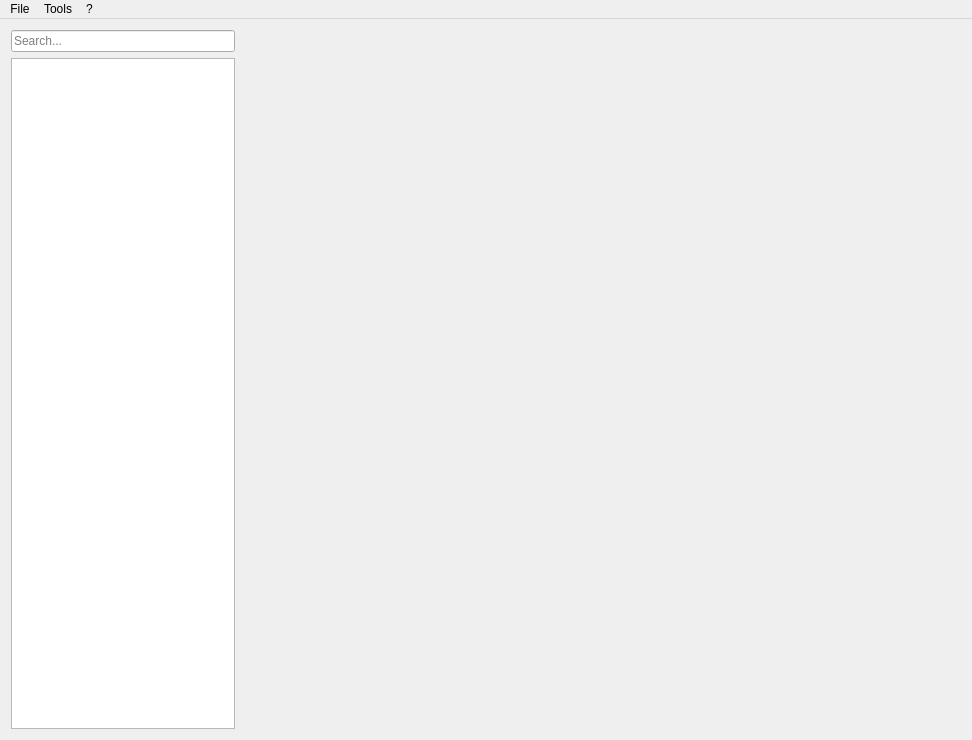
<?xml version="1.0" encoding="UTF-8"?>
<ui version="4.0">
 <class>MainWindow</class>
 <widget class="QMainWindow" name="MainWindow">
  <property name="geometry">
   <rect>
    <x>0</x>
    <y>0</y>
    <width>972</width>
    <height>740</height>
   </rect>
  </property>
  <property name="minimumSize">
   <size>
    <width>500</width>
    <height>300</height>
   </size>
  </property>
  <property name="acceptDrops">
   <bool>false</bool>
  </property>
  <property name="windowTitle">
   <string>OnexExplorer [Beta]</string>
  </property>
  <property name="windowIcon">
   <iconset resource="../resources.qrc">
    <normaloff>:/resources/oxe_icon_trans.ico</normaloff>
    <normalon>:/resources/oxe_icon_trans.ico</normalon>:/resources/oxe_icon_trans.ico</iconset>
  </property>
  <widget class="QWidget" name="centralWidget">
   <layout class="QGridLayout" name="mainLayout">
    <item row="0" column="0">
     <widget class="QLineEdit" name="filterInput">
      <property name="maximumSize">
       <size>
        <width>224</width>
        <height>16777215</height>
       </size>
      </property>
      <property name="placeholderText">
       <string>Search...</string>
      </property>
     </widget>
    </item>
    <item row="0" column="1" rowspan="2">
     <widget class="QWidget" name="previewContainer" native="true">
      <layout class="QGridLayout" name="previewLayout">
       <item row="0" column="0">
        <widget class="QWidget" name="previewWidget" native="true"/>
       </item>
       <item row="0" column="1">
        <widget class="QWidget" name="infoWidget" native="true"/>
       </item>
      </layout>
     </widget>
    </item>
    <item row="1" column="0">
     <widget class="QTreeWidget" name="treeWidget">
      <property name="sizePolicy">
       <sizepolicy hsizetype="Fixed" vsizetype="Expanding">
        <horstretch>0</horstretch>
        <verstretch>0</verstretch>
       </sizepolicy>
      </property>
      <property name="maximumSize">
       <size>
        <width>224</width>
        <height>16777215</height>
       </size>
      </property>
      <property name="selectionMode">
       <enum>QAbstractItemView::ExtendedSelection</enum>
      </property>
      <property name="expandsOnDoubleClick">
       <bool>true</bool>
      </property>
      <attribute name="headerVisible">
       <bool>false</bool>
      </attribute>
      <column>
       <property name="text">
        <string notr="true">1</string>
       </property>
      </column>
     </widget>
    </item>
   </layout>
  </widget>
  <widget class="QMenuBar" name="menuBar">
   <property name="geometry">
    <rect>
     <x>0</x>
     <y>0</y>
     <width>972</width>
     <height>30</height>
    </rect>
   </property>
   <widget class="QMenu" name="menuFile">
    <property name="title">
     <string>File</string>
    </property>
    <addaction name="actionOpen"/>
    <addaction name="actionSave_as"/>
    <addaction name="separator"/>
    <addaction name="actionClose_selected"/>
    <addaction name="actionClose_all"/>
    <addaction name="separator"/>
    <addaction name="actionExit"/>
   </widget>
   <widget class="QMenu" name="menu">
    <property name="tearOffEnabled">
     <bool>false</bool>
    </property>
    <property name="title">
     <string>?</string>
    </property>
    <addaction name="actionHelp"/>
    <addaction name="separator"/>
    <addaction name="actionAbout"/>
   </widget>
   <widget class="QMenu" name="menuTools">
    <property name="title">
     <string>Tools</string>
    </property>
    <addaction name="actionExport_as_NOS"/>
    <addaction name="actionExport"/>
    <addaction name="actionExport_to_raw"/>
    <addaction name="actionReplace"/>
    <addaction name="actionReplace_with_raw"/>
    <addaction name="separator"/>
    <addaction name="actionOptions"/>
   </widget>
   <addaction name="menuFile"/>
   <addaction name="menuTools"/>
   <addaction name="menu"/>
  </widget>
  <action name="actionOpen">
   <property name="text">
    <string>Open</string>
   </property>
   <property name="shortcut">
    <string>Ctrl+O</string>
   </property>
  </action>
  <action name="actionSave_as">
   <property name="enabled">
    <bool>true</bool>
   </property>
   <property name="text">
    <string>Save as...</string>
   </property>
   <property name="shortcut">
    <string>Ctrl+S</string>
   </property>
  </action>
  <action name="actionClose_selected">
   <property name="text">
    <string>Close selected item</string>
   </property>
   <property name="shortcut">
    <string>Ctrl+W</string>
   </property>
  </action>
  <action name="actionExport">
   <property name="enabled">
    <bool>true</bool>
   </property>
   <property name="text">
    <string>Export</string>
   </property>
   <property name="shortcut">
    <string>Ctrl+E</string>
   </property>
  </action>
  <action name="actionHelp">
   <property name="enabled">
    <bool>true</bool>
   </property>
   <property name="text">
    <string>Help</string>
   </property>
  </action>
  <action name="actionExit">
   <property name="text">
    <string>Exit</string>
   </property>
   <property name="shortcut">
    <string>Ctrl+Q</string>
   </property>
  </action>
  <action name="actionOptions">
   <property name="enabled">
    <bool>false</bool>
   </property>
   <property name="text">
    <string>Options</string>
   </property>
   <property name="shortcut">
    <string>Ctrl+,</string>
   </property>
  </action>
  <action name="actionClose_all">
   <property name="enabled">
    <bool>true</bool>
   </property>
   <property name="text">
    <string>Close all items</string>
   </property>
   <property name="shortcut">
    <string>Ctrl+Shift+W</string>
   </property>
  </action>
  <action name="actionReplace">
   <property name="text">
    <string>Replace</string>
   </property>
   <property name="shortcut">
    <string>Ctrl+R</string>
   </property>
  </action>
  <action name="actionAbout">
   <property name="text">
    <string>About</string>
   </property>
  </action>
  <action name="actionExport_to_raw">
   <property name="text">
    <string>Export to raw</string>
   </property>
   <property name="toolTip">
    <string>Export as raw data</string>
   </property>
   <property name="shortcut">
    <string>Ctrl+Shift+E</string>
   </property>
  </action>
  <action name="actionReplace_with_raw">
   <property name="text">
    <string>Replace with raw</string>
   </property>
   <property name="toolTip">
    <string>Replace with raw data</string>
   </property>
   <property name="shortcut">
    <string>Ctrl+Shift+R</string>
   </property>
  </action>
  <action name="actionExport_as_NOS">
   <property name="text">
    <string>Export as .NOS</string>
   </property>
   <property name="toolTip">
    <string>Export as .NOS archiv</string>
   </property>
   <property name="shortcut">
    <string>Ctrl+S</string>
   </property>
  </action>
 </widget>
 <layoutdefault spacing="6" margin="11"/>
 <tabstops>
  <tabstop>treeWidget</tabstop>
 </tabstops>
 <resources>
  <include location="../resources.qrc"/>
 </resources>
 <connections/>
</ui>
